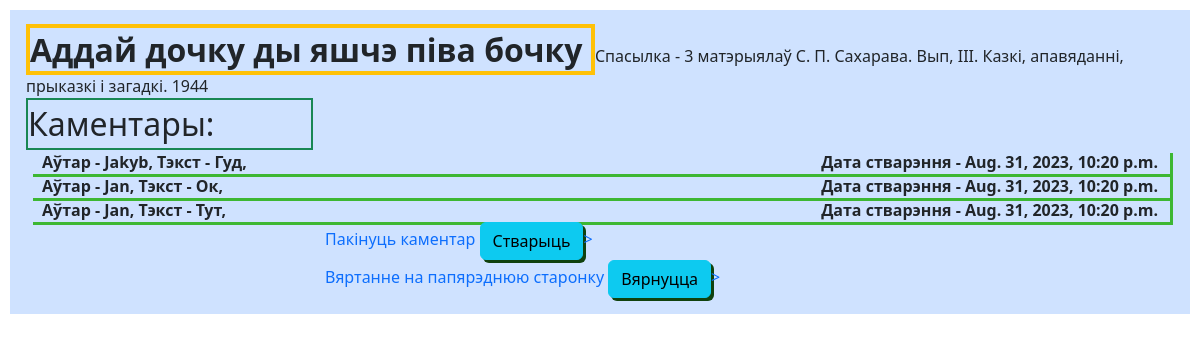
Page /folklore/1/6 on the committed database.
### Folklore/models.py (models this page shows, shortened)
class Folklore(models.Model):
    category = models.ForeignKey("Category", on_delete=models.CASCADE, related_name="folklore")
    description = models.TextField(max_length=10_000)
    link = models.TextField(max_length=256)

class Comments(models.Model):
    folklore = models.ForeignKey(Folklore, on_delete=models.CASCADE, related_name="comments")
    username = models.CharField(max_length=100)
    content = models.TextField(max_length=500)
    created = models.DateTimeField(auto_now_add=True)

### Folklore/views.py (the view)
class ShowOneFolklore(View):
    def get_queryset(self, request, folklore_id):
        return Comments.objects.filter(folklore__id=folklore_id) \
            .select_related("folklore") \
            .values("username", "content", "created", "folklore__link") \
            .order_by("-created")
    def get(self, request, category_id, folklore_id):
        category = get_object_or_404(Folklore, id=category_id)
        folklore = get_object_or_404(Folklore, id=folklore_id)
        list_comments = self.get_queryset(request, folklore_id)
        return render(request, "Folklore/folklore_show.html",
                      {"category": category, "folklore": folklore, "list_comments": list_comments})

### templates/Folklore/folklore_show.html
{% extends "Folklore/base.html" %}
{%load crispy_forms_tags %}
{% block content %}
    <span class="border border-warning border-4 fs-2 fw-bold" >
        {{ folklore.description }}
    </span>
    <h8> Спасылка - {{ folklore.link }}</h8>
        <div class="border border-success border-2 fs-2 w-25"> Каментары:
        </div>
            {% for comment in list_comments %}
                <div class="container w-100" class="btn btn-info" style="box-shadow: 3px 3px #3db733">
                    <a href="#" class="list-group-item list-group-item-action active fw-bold" aria-current="true">
                                     Аўтар - {{ comment.username }}, Тэкст - {{ comment.content }},
                        <h8 class="card-text" style="float: right" >
                            Дата стварэння - {{ comment.created }}
                        </h8>
                     </a>
                </div>
            {% endfor %}
    <div class="container w-50">
        <a href="{% url 'comment_add' category.id folklore.id  %}">
            <div>
                <label>
                Пакінуць каментар
                <button type="submit" class="btn btn-info" style="box-shadow: 3px 3px #10420e">Стварыць</button>>
                </label>
            </div>
        </a>
        <a href="{% url 'category_show' category.id %}">
            <div>
                <label>
                Вяртанне на папярэднюю старонку
                <button type="submit" class="btn btn-info" style="box-shadow: 3px 3px #10420e">Вярнуцца</button>>
                </label>
            </div>
        </a>
    </div>
{% endblock %}

### rows in the picture
Folklore: description "Аддай дочку ды яшчэ піва бочку", link "3 матэрыялаў С. П. Сахарава. Вып, III. Казкі, апавяданні, прыказкі i загадкі. 1944"
Comments: username "Jakyb", content "Гуд", created "Aug. 31, 2023, 10:20 p.m."
Comments: username "Jan", content "Тут", created "Aug. 31, 2023, 10:20 p.m."

### other values in the picture
{{ comment.username }} "Jan"
{{ comment.content }} "Ок"
{{ comment.created }} "Aug. 31, 2023, 10:20 p.m."
